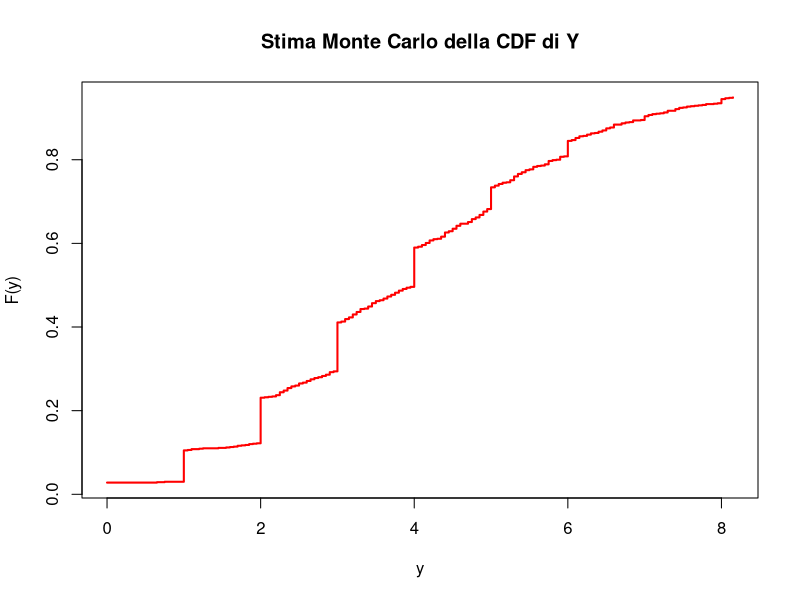
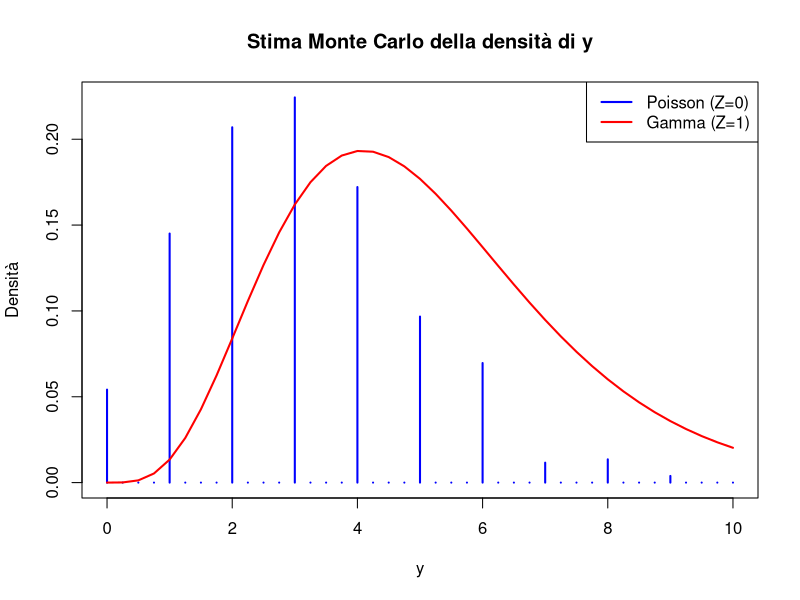
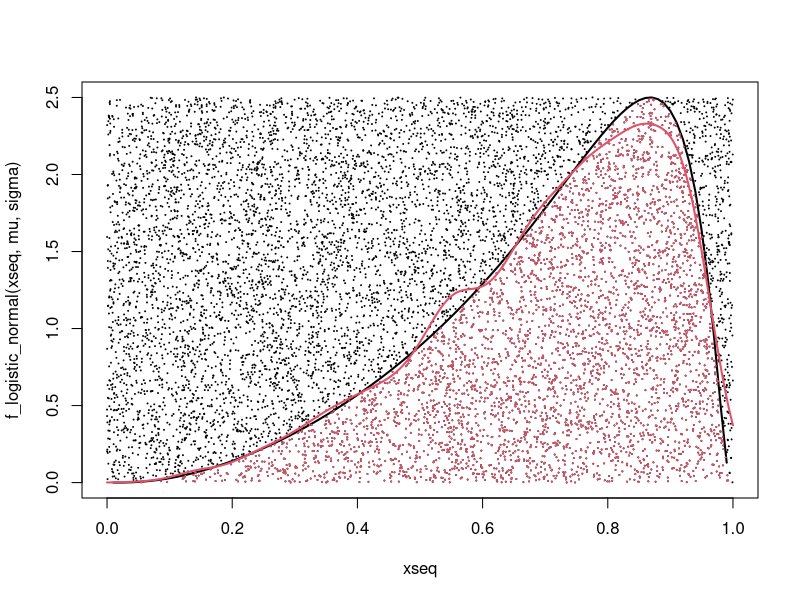
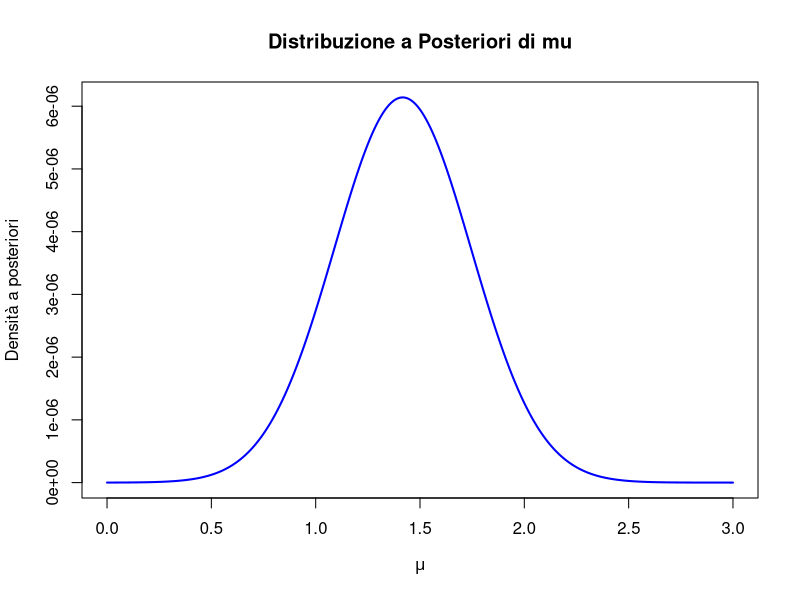
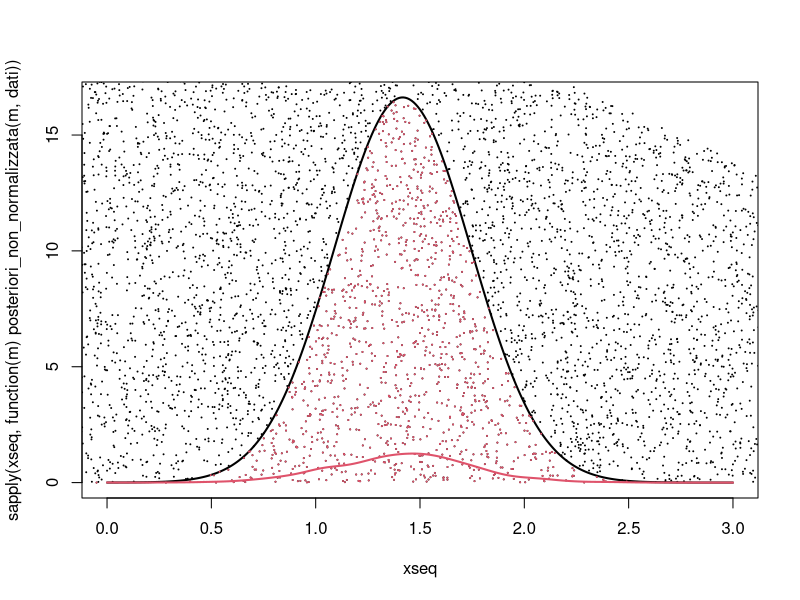
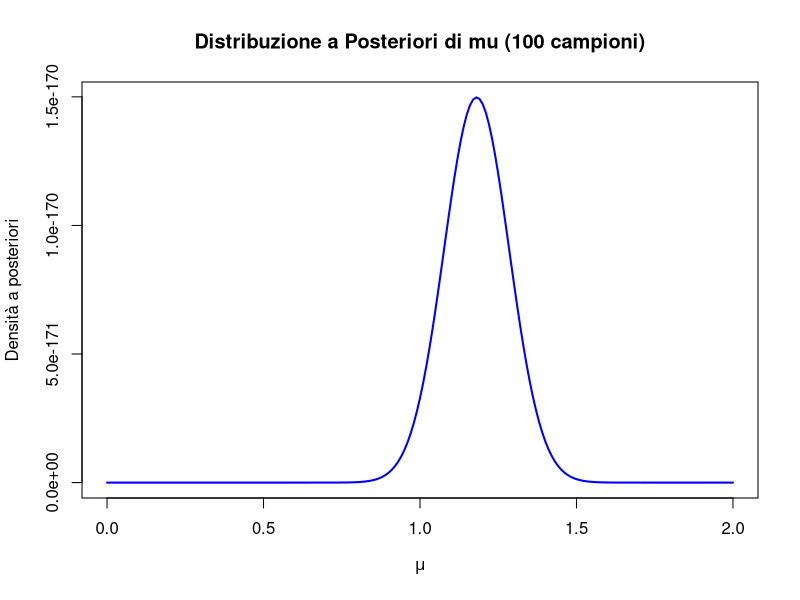
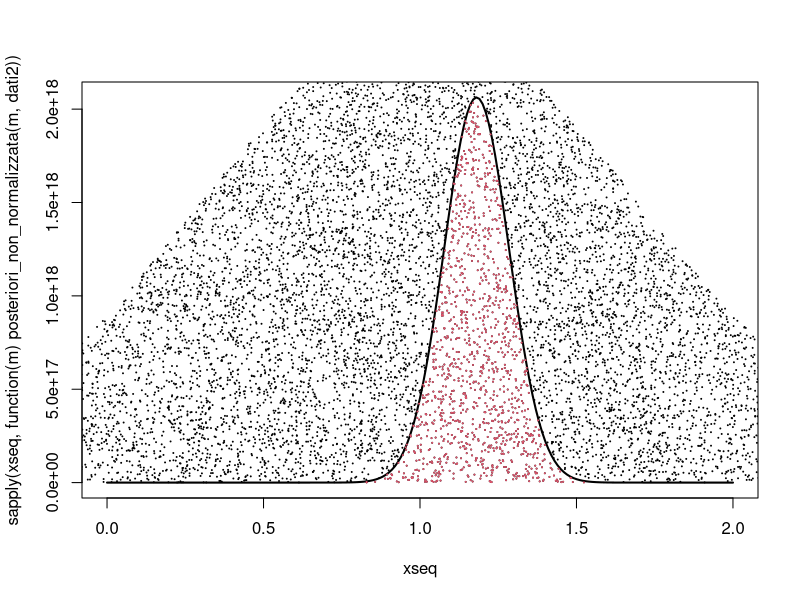
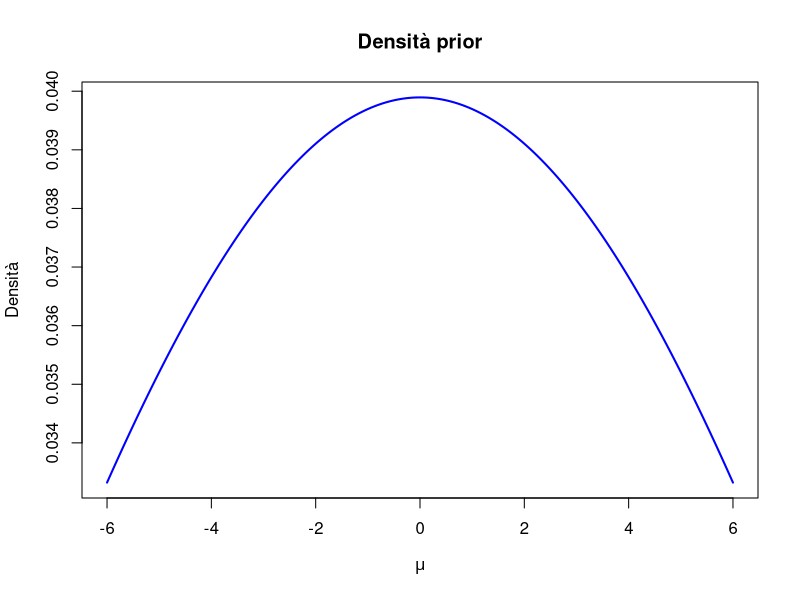

Reproduce these figures in R, in order.
# Esercizio 1
rm(list = ls()) #pulisco l'enviroment

#Impostiamo il seed
set.seed(295706) 

#Impostiamo i parametri
a <- runif(1,2.5,5.5)
b <- 1
p <- 0.5
lambda <- runif(1,2,4)
n_campioni <- 1000 

#Punto 1
Z <- rbinom(n_campioni,1,p) #mettendo la size=1 posso generare un campione di una bernoulli con probabilità p
Y <- c() #creo vettore y vuoto
for (i in 1:n_campioni) { #per ogni campione verifico se è uguale a zero o ad 1 
  if(Z[i]==0){
    Y[i] <- rpois(1,lambda)#se è uguale a 0 calcolo un campione rispetto ad una poisson
  }
  else{
    Y[i] <- rgamma(1,a,b)#se è uguale a 1 calcolo un campione rispetto ad una gamma
  }
}
yseq <- seq(0,quantile(Y, 0.95),0.05)#genero la sequenza per visualizzare al meglio la cdf sul grafico (ho fatto alcune prove e credo che questa sia un'ottima sequenza)
cdf_Y <- ecdf(Y)(yseq) #comando per calcolare la cdf
plot(yseq, cdf_Y, main = "Stima Monte Carlo della CDF di Y", xlab = "y", ylab = "F(y)", col = "red", lwd = 2, type = "s")#comando per plottare

#Punto 2
intervallo <- c(3.5, 4.5)
prob_Y1 <- (sum(Y >= intervallo[1] & Y <= intervallo[2]))/ n_campioni#calcolo quanti campioni di Y sono presenti nell'intervallo e divido per il numero totale di campioni
Y_Z0 <- Y[Z == 0]#memorizzo le posizioni dove z=0 e dopodiche salvo nel vettore y_z0 i corrispettivi valori di y
prob_Y2 <- (sum(Y_Z0 >= intervallo[1] & Y_Z0 <= intervallo[2]))/ length(Y_Z0)#calcolo quanti campioni di Y_z0 sono presenti nell'intervallo e divido per il numero totale di campioni di y_z0
var_Y1 <- prob_Y1 *(1-prob_Y1)/n_campioni#per calcolare la varianza dello stimatore uso che la varianza per una variabile bernoulliana si calcola con p(1-p)/n, dove p è la probabilità appena calcolata 
var_Y2 <- prob_Y2 *(1-prob_Y2)/length(Y_Z0)

#Punto 3
intervallo2 <- c(1.5, 3.5)
f_marginale_intervallo <- (sum(Y >= intervallo2[1] & Y <= intervallo2[2]))/ n_campioni#calcolo la probabilità che i campioni di y cadano nell'intervallo
f_marginale_z0 <- (sum(Z==0))/ n_campioni#calcolo la probabilità di avere 0 nel campione z
f_marginale_z1 <- (sum(Z==1))/ n_campioni#calcolo la probabilità di avere 1 nel campione z
f_condizionata_z0 <- (sum(Y_Z0 >= intervallo2[1] & Y_Z0 <= intervallo2[2]))/ length(Y_Z0)#calcolo la probabilità di avere dei valori di y nell'intervallo condizionato che z=0
Y_Z1 <- Y[Z == 1]#trovo i valori y generati da valori z=1
f_condizionata_z1 <- (sum(Y_Z1 >= intervallo2[1] & Y_Z1 <= intervallo2[2]))/ length(Y_Z1)#calcolo la probabilità di avere dei valori di y nell'intervallo condizionato che z=1
prob_Z0_cond <- f_condizionata_z0*f_marginale_z0/f_marginale_intervallo#applico la formula di bayes in entrambi i casi
prob_Z1_cond <- f_condizionata_z1*f_marginale_z1/f_marginale_intervallo

#Punto 4    #ho implementato l'inversa generalizzata come richiesto
quantili <- c(0.1, 0.2, 0.5, 0.75)
inversa_generalizzata <- function(campione,prob){#creo una funzione che implementi la inversa generalizzata
  campione_ordinato <- sort(campione)#ordino il campione in maniera crescente
  for (i in 1:n_campioni) {#calcolo il valore di ogni campione nella cdf e verifico se è maggiore della probabilita inserita
    if(ecdf(campione)(campione_ordinato[i])>=prob){
      return(campione_ordinato[i])#in caso affermativo ritorno il primo valore che soddisfa la disuguaglianza
    }
  }
}
quantili_Y <- sapply(quantili, function(p) inversa_generalizzata(Y, p))#calcolo la inversa generalizzata per ogni valore dato
quantili_Z <- sapply(quantili, function(p) inversa_generalizzata(Z, p))

#Punto 5  #ho modificato la densita di gamma
y_punti <- seq(0, 10, by = 0.25)#creo i punti
densita_poisson <- c()
densita_gamma <- c()
for (i in 1:length(y_punti)) {
  densita_poisson[i] <- sum(Y_Z0 == y_punti[i]) / length(Y_Z0)#calcolo la probabilità di osservare ogni punto rispetto al campione Y
}

for (i in 1:length(y_punti)) {
  densita_gamma[i] <- dgamma(y_punti[i],a,b)#calcolo la probabilità di osservare ogni punto 
}

plot(y_punti, densita_poisson,type = "h",  col = "blue", lwd = 2, xlab = "y", ylab = "Densità", main = "Stima Monte Carlo della densità di y", ylim = c(0, max(densita_poisson, densita_gamma)))#plotto facendo degli aggiustamenti sull asse y
lines(y_punti, densita_gamma, type = "l", col = "red", lwd = 2)
legend("topright", legend = c("Poisson (Z=0)", "Gamma (Z=1)"), col = c("blue", "red"), lty = c(1, 1), lwd = 2)








#Esercizio 2
rm(list = ls())

#Impostiamo il seed
set.seed(295706)

#Impostiamo i parametri
mu <- runif(1,-1.5,1.5)
sigma <- runif(1,0.5,1.5)
a <- 0
b <- 1

#Scriviamo la funzione
logit <- function(x) {
  log(x / (1 - x))
}
f_logistic_normal <- function(x, mu, sigma) {
  return((1 / (x * (1 - x) * sqrt(2 * pi * sigma))) * 
             exp(-((logit(x) - mu)^2) / (2 * sigma)))
}

#Punto 1
max_ln <- function(x) {
  -f_logistic_normal(x, mu, sigma)# Usiamo il segno negativo per trovare il massimo con optimize
}
result <- optimize(max_ln, interval = c(0.01, 0.99)) # Evitiamo i bordi 0 e 1
M_p1 <- result$minimum#Abbiamo trovato le cordinate del nostro massimo
M1 <- -result$objective
ndati <- 10
dati <- c()
i <- 1
while(i<=ndati){#ora calcolo 10 campioni come richiesta
  y <- runif(1,a,b)#simulo due variabili uniformi nello spazio [a,b]x[0,M1]
  u <- runif(1,0,M1)
  if(u < f_logistic_normal (y,mu,sigma)){#condizione degli algoritmi accept-reject
    dati[i] <- y
    i <- i+1
  }
}#al termine di questo ciclo avremo ottenuto il nostro campione di 10 dati
nsim <- 10000
y <- runif(nsim, a,b)
u <- runif(nsim, 0,M1)
X = y [u < f_logistic_normal (y,mu,sigma)]
U_X = u[u < f_logistic_normal (y,mu,sigma)]#questa parte serve solo a mostrare che su 10000 simulazioni ne vengono accettate più 1000 come richiesto nelle regole dell'homework
cat("Numero di simulazioni accettate su 10000 simulazioni:",length(X),"\n")
xseq = seq (0 ,1 , by =0.01)
plot (xseq , f_logistic_normal(xseq,mu,sigma) , ylim =c (0 , M1) ,type ="l ", lwd =2)
points (y,u , pch =20 , cex = 0.1)
points (X ,U_X , pch =20 , cex = 0.1 , col =2)
lines ( density (X , from =0 , to = 1) , col =2 , lwd =2)#infine vengono mostrate visivamente le 10000 simulazioni

#Punto 2   #ho modificato il nome alle variabili in modo da essere piu intuitive e nel pdf ho specificato a cosa corrispondono i vari elementi delle immagini
prior_mu <- function(valori_mu) {#creiamo la funzione a priori della media
  dnorm(valori_mu,0,sqrt(100))
}
g <- function(x) {#creiamo la funzione g(x) per campionare con il metodo accept-reject
  dnorm(x,1,sqrt(6))
}
verosomiglianza <- function(valori_mu,campione) {#creiamo la verosomiglianza
  verosomiglianza_valori <- sapply(campione, function(z) {
    log(f_logistic_normal(z, valori_mu, sigma))})   #utilizzo sapply in modo che ad ogni valore del campione venga calcolata la logistic normal, calcolo la log verosomiglianza per problemi relativi ai dati
  return(exp(sum(verosomiglianza_valori)))#essendo che usiamo la log-verosomiglianza sarebbe exp(logA+logB)=exp(logA)*exp(logB)=A*B quindi prodotto tra verosomiglianze
}
posteriori_non_normalizzata <- function(valori_mu,campione){#scriviamo la posteriori non normalizzata (senza il dnominatore del teorema di bayes) che ha come parametro incognito i valori di mu mentre i campioni sono precedentemente calcolati 
  return(prior_mu(valori_mu)*verosomiglianza(valori_mu,campione))
}

integrale_denominatore <- integrate(function(m) posteriori_non_normalizzata(m, dati), lower = 0, upper = 3)$value#calcolo del denominatore

posteriori <- function(valori_mu, campione) {#calcolata la posteriori secondo il teorema di bayes
  posteriori_non_normalizzata(valori_mu, campione) / integrale_denominatore
}
integrale_posteriori <- integrate(function(m) posteriori(m, dati), lower = 0, upper = 3)$value#verifico che la densita a posteriori integri a 1
xseq <- seq(0,3,0.01)
posteriori_valori <- sapply(xseq, function(m) posteriori(m, dati))#calcolo i corrispondenti valori di densità per ogni valore di mu
plot(xseq, posteriori_valori, type = "l", col = "blue", lwd = 2,
     main = "Distribuzione a Posteriori di mu", xlab = expression(mu), ylab = "Densità a posteriori") #disegno graficamente la densita a posteriori

max_post <- function(m) {#utilizzo il kernel come richiesto dall'esercizio e non la posteriori completa
  -posteriori_non_normalizzata(m,dati)# Usiamo il segno negativo per trovare il massimo con optimize
}
result <- optimize(max_post, interval = c(0.01, 2.99)) 
M_p2 <- result$minimum
M2 <- -result$objective#svolgo come nel punto precedente per trovare il massimo della funzione
M<-M2/g(M_p2)*1.15 #trovo M da usare nel metodo accept reject aumentato del 15%
y <- rnorm(nsim,1,sqrt(6))#campiono dalla g
u<- c()
for (i in 1:nsim) {
  u[i]<-runif(1,0,M*g(y[i]))#campiono dall uniforme 0,M*g(y)
}
campione_accettato_della_posteriori <- y [u < sapply(y, function(m) posteriori_non_normalizzata(m, dati))]
U_X <- u[u < sapply(y, function(m) posteriori_non_normalizzata(m, dati))]#seleziono i parametri che rispettano i vincoli dell accept reject
xseq <- seq (0 ,3 ,0.01)
plot (xseq , sapply(xseq, function(m) posteriori_non_normalizzata(m, dati)) , ylim =c (0 , M2) ,type ="l ", lwd =2)
points (y,u , pch =20 , cex = 0.1)
points (campione_accettato_della_posteriori ,U_X , pch =20 , cex = 0.1 , col =2)
lines ( density ( campione_accettato_della_posteriori, from =0 , to = 3) , col =2 , lwd =2)#disegno come il punto precedente
cat("Numero di simulazioni accettate su 10000 simulazioni:",length(campione_accettato_della_posteriori),"\n")#soddisfo i 1000 campioni accettati 

#Punto 3
n <- 100
dati2 <- c()
i <- 1
while(i<=n){#ora calcolo 100 campioni come richiesta
  y <- runif(1,a,b)
  u <- runif(1,0,M1)
  if(u < f_logistic_normal (y,mu,sigma)){#condizione degli algoritmi accept-reject
    dati2[i] <- y
    i <- i+1
  }
}#otteniamo 100 campioni della logistic normal
integrale_denominatore2 <- integrate(function(m) posteriori_non_normalizzata(m, dati2), lower = 0, upper = 2)$value#calcolo del denominatore
posteriori2 <- function(valori_mu, campione) {#calcolata la posteriori secondo il teorema di bayes
  posteriori_non_normalizzata(valori_mu, campione) / integrale_denominatore2
}
integrale_posteriori2 <- integrate(function(m) posteriori2(m, dati2), lower = 0, upper = 2)$value#verifico che la densita a posteriori integri a 1
g2 <- function(x) {#creiamo la funzione g(x) per campionare con il metodo accept-reject
  dnorm(x,1,sqrt(0.5))
}
xseq <- seq(0,2,0.01)
posteriori_valori <- sapply(xseq, function(m) posteriori2(m, dati2))#calcolo i corrispondenti valori di densità per ogni valore di mu
plot(xseq, posteriori_valori, type = "l", col = "blue", lwd = 2,
     main = "Distribuzione a Posteriori di mu (100 campioni)", xlab = expression(mu), ylab = "Densità a posteriori") #disegno graficamente la densita a  posteriori con 100 campioni

max_post2 <- function(m) {
  -posteriori_non_normalizzata(m,dati2)# Usiamo il segno negativo per trovare il massimo con optimize
}
result <- optimize(max_post2, interval = c(0.01, 1.99)) 
M_p3 <- result$minimum
M3 <- -result$objective#massimo
M<-M3/g2(M_p3)*1.15 #trovo M da usare nel metodo accept reject aumentato del 15%
y <- rnorm(nsim,1,sqrt(0.5))#campiono dalla g
u<- c()
for (i in 1:nsim) {
  u[i]<-runif(1,0,M*g2(y[i]))#campiono dall uniforme 0,M*g(y)
}
campione_accettato_della_posteriori2 <- y [u < sapply(y, function(m) posteriori_non_normalizzata(m, dati2))]
U_X <- u[u < sapply(y, function(m) posteriori_non_normalizzata(m, dati2))]#seleziono i parametri che rispettano i vincoli dell accept reject
xseq <- seq (0 ,2 ,0.01)
plot (xseq , sapply(xseq, function(m) posteriori_non_normalizzata(m, dati2)) , ylim =c (0 , M3) ,type ="l ", lwd =2)
points (y,u , pch =20 , cex = 0.1)
points (campione_accettato_della_posteriori2 ,U_X , pch =20 , cex = 0.1 , col =2)
cat("Numero di simulazioni accettate su 10000 simulazioni:",length(campione_accettato_della_posteriori2),"\n")

#densità della media a priori
mu_seq <- seq(-6,6,0.01)
priori_valori <- prior_mu(mu_seq)
plot(mu_seq,priori_valori,type = "l", col = "blue", lwd = 2,main = "Densità prior", xlab = expression(mu), ylab = "Densità")
#densità posteriori con il campione da 10 elementi
xseq <- seq(0,3,0.01)
posteriori_valori <- sapply(xseq, function(m) posteriori(m, dati))#calcolo i corrispondenti valori di densità per ogni valore di mu
plot(xseq, posteriori_valori, type = "l", col = "blue", lwd = 2,
     main = "Distribuzione a Posteriori di mu(10)", xlab = expression(mu), ylab = "Densità a Posteriori") #disegno graficamente la densita a posteriori
#densità posteriori con il campione da 100 elementi
xseq <- seq(0,2,0.01)
posteriori_valori <- sapply(xseq, function(m) posteriori2(m, dati2))#calcolo i corrispondenti valori di densità per ogni valore di mu
plot(xseq, posteriori_valori, type = "l", col = "blue", lwd = 2,
     main = "Distribuzione a Posteriori di mu(100)", xlab = expression(mu), ylab = "Densità a Posteriori") #disegno graficamente la densita a posteriori

#Punto 4
par_a <- 1.2
par_b <- 1.2
num_sim <- 1000
camp <- rbeta(num_sim,par_a,par_b)#campione beta
funzione <- camp * f_logistic_normal(camp,mu,sigma) /dbeta(camp,par_a,par_b)#calcolo per ogni punto il valore x_i*f(x_i)/g(x_i) dove f è la logistic normal e g è la beta
val_atteso <- sum(funzione)/num_sim#trovo il valore atteso
cat("Stima del valore atteso E(X) usando Importance Sampling:", val_atteso, "\n")
